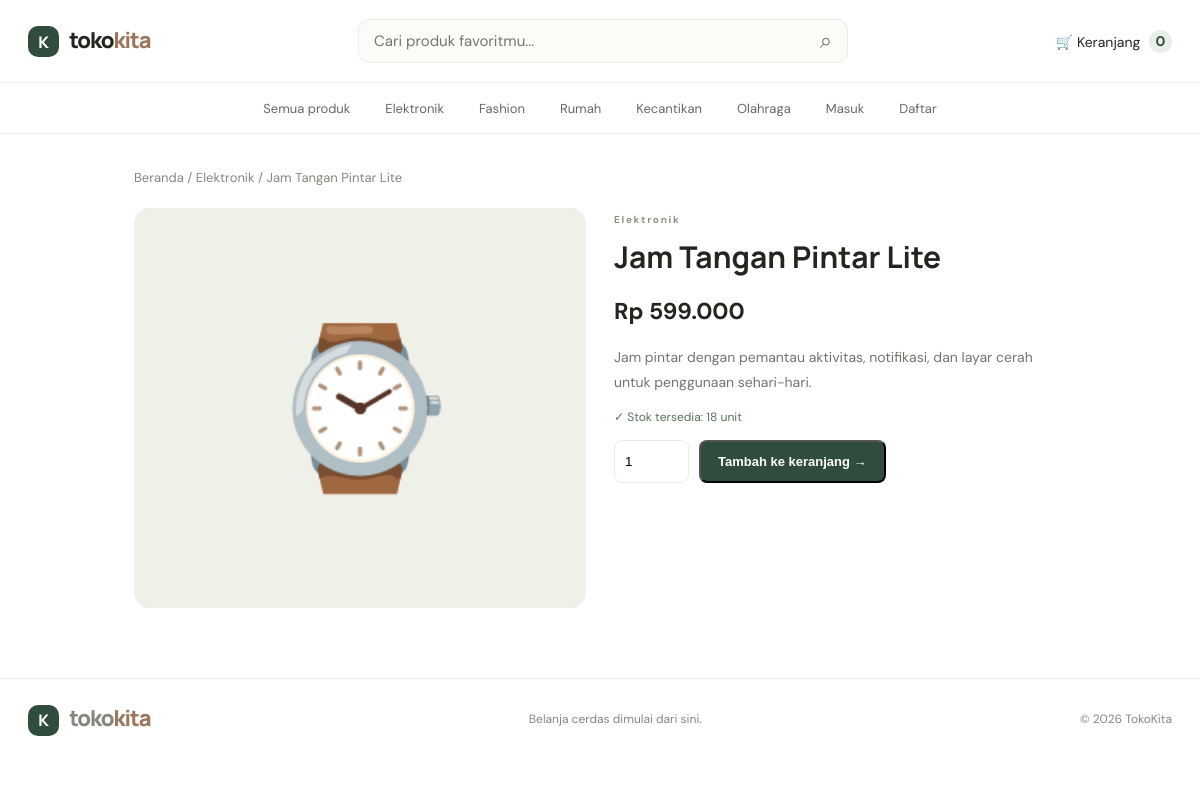
/product.php?id=6, run on the app's committed database.
### tables this page shows
CREATE TABLE IF NOT EXISTS products (id INT AUTO_INCREMENT PRIMARY KEY,category_id INT NOT NULL,name VARCHAR(140) NOT NULL,slug VARCHAR(160) NOT NULL UNIQUE,short_description VARCHAR(255) NOT NULL,description TEXT NOT NULL,price DECIMAL(12,2) NOT NULL,stock INT NOT NULL DEFAULT 0,emoji VARCHAR(20) DEFAULT '📦',image_url VARCHAR(500) DEFAULT '',featured TINYINT(1) NOT NULL DEFAULT 0,active TINYINT(1) NOT NULL DEFAULT 1,created_at TIMESTAMP DEFAULT CURRENT_TIMESTAMP,FOREIGN KEY(category_id) REFERENCES categories(id));

CREATE TABLE IF NOT EXISTS categories (id INT AUTO_INCREMENT PRIMARY KEY,name VARCHAR(80) NOT NULL,slug VARCHAR(90) NOT NULL UNIQUE);

### includes/functions.php (called while the page is built, shortened)
<?php
function e($v){return htmlspecialchars((string)$v,ENT_QUOTES,'UTF-8');}
function rupiah($n){return 'Rp '.number_format((float)$n,0,',','.');}
function render_emoji($value){return htmlspecialchars($value,ENT_QUOTES,'UTF-8');}
?>

### product.php (the view)
<?php
require_once __DIR__.'/includes/security.php';require __DIR__.'/includes/db.php';require_once __DIR__.'/includes/customer-auth.php';$emojis=['🎧','👜','💡','🧴','🥤','⌚','🛋️','👟','🕯️','🧘'];$id=(int)($_GET['id']??0);$s=$pdo->prepare('SELECT p.*,c.name category_name FROM products p JOIN categories c ON c.id=p.category_id WHERE p.id=? AND p.active=1');$s->execute([$id]);$p=$s->fetch();if(!$p){http_response_code(404);exit('Produk tidak ditemukan.');}if($_SERVER['REQUEST_METHOD']==='POST'){verify_csrf();$qty=max(1,(int)($_POST['quantity']??1));$_SESSION['cart'][$id]=min((int)$p['stock'],($_SESSION['cart'][$id]??0)+$qty);header('Location: cart.php');exit;}
?><!doctype html><html lang="id"><head><meta charset="utf-8"><meta name="viewport" content="width=device-width,initial-scale=1"><title><?=e($p['name'])?> — TokoKita</title><link rel="stylesheet" href="assets/style.css"></head><body><?php include __DIR__.'/includes/header.php' ?><main class="wrap"><div class="crumb"><a href="index.php">Beranda</a> / <?=e($p['category_name'])?> / <?=e($p['name'])?></div><div class="detail-layout"><div class="detail-art"><?=render_emoji($emojis[((int)$p['id']-1)%count($emojis)])?></div><section class="detail-info"><span class="eyebrow"><?=e($p['category_name'])?></span><h1><?=e($p['name'])?></h1><p class="detail-price"><?=rupiah($p['price'])?></p><p class="detail-desc"><?=nl2br(e($p['description']))?></p><p class="stock">✓ Stok tersedia: <?=e($p['stock'])?> unit</p><form class="inline-form" method="post"><input type="hidden" name="csrf" value="<?=e(csrf_token())?>"><input type="number" name="quantity" value="1" min="1" max="<?=e($p['stock'])?>"><button class="btn">Tambah ke keranjang →</button></form></section></div></main><?php include __DIR__.'/includes/footer.php' ?></body></html>

### assets/style.css (style rules this page uses)
:root { --ink:#24251f;--muted:#777970;--green:#304c3d;--cream:#f8f7f2;--line:#ecebe5;--orange:#e9a67a }
* { box-sizing:border-box }
body { margin:0;background:#fff;color:var(--ink);font:15px 'DM Sans',Arial,sans-serif }
a { color:inherit;text-decoration:none }
main { max-width:1200px;margin:auto;padding:34px 28px 75px }
.eyebrow { font-size:10px;font-weight:700;letter-spacing:1.7px;color:#8c927f }
.btn { display:inline-flex;align-items:center;gap:18px;background:var(--green);color:white;padding:12px 17px;border-radius:8px;font-size:13px;font-weight:600 }
.wrap { max-width:980px;margin:auto;padding:35px 24px 70px }
.crumb { font-size:13px;color:#86887f;margin-bottom:22px }
.detail-layout { display:grid;grid-template-columns:1fr 1fr;gap:28px }
.detail-art { height:400px;border-radius:15px;background:#eff0e8;display:grid;place-items:center;font-size:155px }
.detail-info h1 { font:700 30px Manrope,sans-serif;margin:8px 0 }
.detail-price { font-size:23px;font-weight:700;margin:19px 0 }
.detail-desc { color:#73756d;line-height:1.75;font-size:14px }
.stock { font-size:12px;color:#56735a;margin:15px 0 }
.inline-form { display:flex;gap:10px }
.inline-form input { width:75px;border:1px solid var(--line);border-radius:8px;padding:10px }

### data on the page
products: category.name "Elektronik", name "Jam Tangan Pintar Lite", id "⌚", price "Rp 599.000", description "Jam pintar dengan pemantau aktivitas, notifikasi, dan layar cerah untuk penggunaan sehari-hari.", stock "18"

### other printed values
$cartCount "0"
